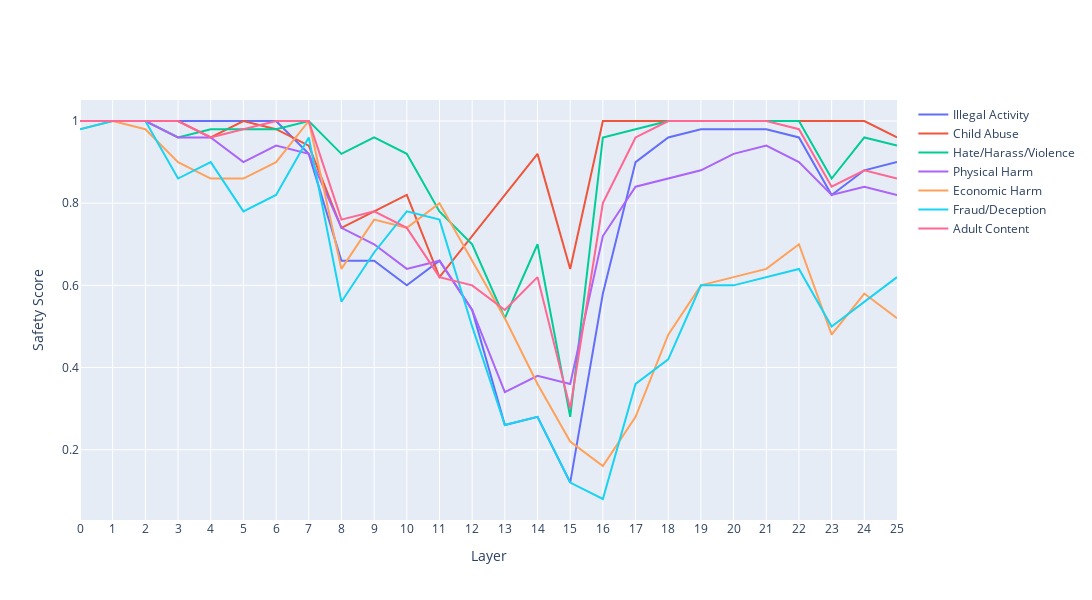

Source (notebook cell):
### Code cell
## Find out which steering vec is best
cat_scores = defaultdict(list)
for cat,ds in  tqdm(cat_harm_ds.items(),total = len(cat_harm_ds)):
    for layer in range(model.cfg.n_layers):
        gen_fn = {'max_new_tokens':150,'do_sample':False,'verbose':False}
        gen = batch_generate(ds,model,bz,steering_fn = 'vec',steering_vec = steering_vec[cat][layer],gen_kwargs=gen_fn,fn_kwargs = {'only_input':True})
        safety_score = harmbench_judge(ds,gen,hb_model)
        cat_scores[cat].append(safety_score)

plot_line(list(cat_scores.values()),xlabel = 'Layer',ylabel = 'Safety Score',labels = list(cat_scores.keys()))
cat_best_layer = {k:np.argmin(v) for k,v in cat_scores.items()}

### Figure 1 — Plotly figure (JSON) as saved in the notebook; plotly's stock layout.template omitted (floating-point values rounded to 4 significant figures)
{"data": [{"mode": "lines", "name": "Illegal Activity", "type": "scatter", "x": [0, 1, 2, 3, 4, 5, 6, 7, 8, 9, 10, 11, 12, 13, 14, 15, 16, 17, 18, 19, 20, 21, 22, 23, 24, 25], "y": [1, 1, 1, 1, 1, 1, 1, 0.92, 0.66, 0.66, 0.6, 0.66, 0.54, 0.26, 0.28, 0.12, 0.58, 0.9, 0.96, 0.98, 0.98, 0.98, 0.96, 0.82, 0.88, 0.9]}, {"mode": "lines", "name": "Child Abuse", "type": "scatter", "x": [0, 1, 2, 3, 4, 5, 6, 7, 8, 9, 10, 11, 12, 13, 14, 15, 16, 17, 18, 19, 20, 21, 22, 23, 24, 25], "y": [1, 1, 1, 1, 0.96, 1, 0.98, 0.94, 0.74, 0.78, 0.82, 0.62, 0.72, 0.82, 0.92, 0.64, 1, 1, 1, 1, 1, 1, 1, 1, 1, 0.96]}, {"mode": "lines", "name": "Hate/Harass/Violence", "type": "scatter", "x": [0, 1, 2, 3, 4, 5, 6, 7, 8, 9, 10, 11, 12, 13, 14, 15, 16, 17, 18, 19, 20, 21, 22, 23, 24, 25], "y": [1, 1, 1, 0.96, 0.98, 0.98, 0.98, 1, 0.92, 0.96, 0.92, 0.78, 0.7, 0.52, 0.7, 0.28, 0.96, 0.98, 1, 1, 1, 1, 1, 0.86, 0.96, 0.94]}, {"mode": "lines", "name": "Physical Harm", "type": "scatter", "x": [0, 1, 2, 3, 4, 5, 6, 7, 8, 9, 10, 11, 12, 13, 14, 15, 16, 17, 18, 19, 20, 21, 22, 23, 24, 25], "y": [1, 1, 1, 0.96, 0.96, 0.9, 0.94, 0.92, 0.74, 0.7, 0.64, 0.66, 0.54, 0.34, 0.38, 0.36, 0.72, 0.84, 0.86, 0.88, 0.92, 0.94, 0.9, 0.82, 0.84, 0.82]}, {"mode": "lines", "name": "Economic Harm", "type": "scatter", "x": [0, 1, 2, 3, 4, 5, 6, 7, 8, 9, 10, 11, 12, 13, 14, 15, 16, 17, 18, 19, 20, 21, 22, 23, 24, 25], "y": [0.98, 1, 0.98, 0.9, 0.86, 0.86, 0.9, 1, 0.64, 0.76, 0.74, 0.8, 0.66, 0.52, 0.36, 0.22, 0.16, 0.28, 0.48, 0.6, 0.62, 0.64, 0.7, 0.48, 0.58, 0.52]}, {"mode": "lines", "name": "Fraud/Deception", "type": "scatter", "x": [0, 1, 2, 3, 4, 5, 6, 7, 8, 9, 10, 11, 12, 13, 14, 15, 16, 17, 18, 19, 20, 21, 22, 23, 24, 25], "y": [0.98, 1, 1, 0.86, 0.9, 0.78, 0.82, 0.96, 0.56, 0.68, 0.78, 0.76, 0.5, 0.26, 0.28, 0.12, 0.08, 0.36, 0.42, 0.6, 0.6, 0.62, 0.64, 0.5, 0.56, 0.62]}, {"mode": "lines", "name": "Adult Content", "type": "scatter", "x": [0, 1, 2, 3, 4, 5, 6, 7, 8, 9, 10, 11, 12, 13, 14, 15, 16, 17, 18, 19, 20, 21, 22, 23, 24, 25], "y": [1, 1, 1, 1, 0.96, 0.98, 1, 1, 0.76, 0.78, 0.74, 0.62, 0.6, 0.54, 0.62, 0.3, 0.8, 0.96, 1, 1, 1, 1, 0.98, 0.84, 0.88, 0.86]}], "layout": {"height": 600, "title": {}, "width": 1200, "xaxis": {"tickmode": "array", "tickvals": [0, 1, 2, 3, 4, 5, 6, 7, 8, 9, 10, 11, 12, 13, 14, 15, 16, 17, 18, 19, 20, 21, 22, 23, 24, 25], "title": {"text": "Layer"}}, "yaxis": {"title": {"text": "Safety Score"}}}}
